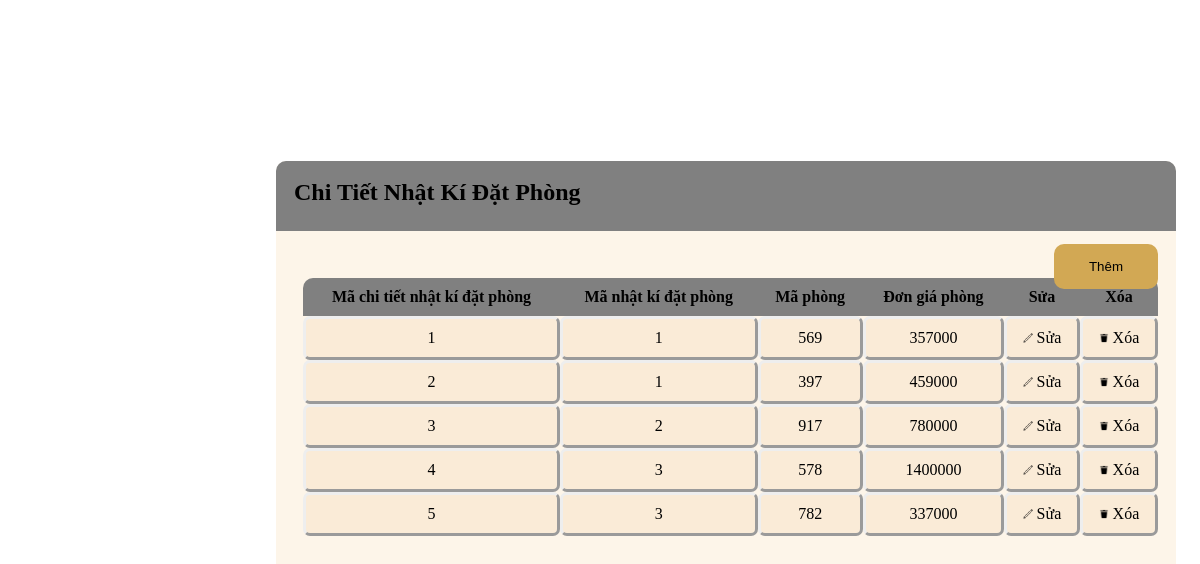
Screenshot of /quantri/admin/admin_ctnkdp.php with the database file from the repository.
### tables this page shows
CREATE TABLE CHITIETNHATKIDATPHONG (
MA_CTNKDP int NOT NULL AUTO_INCREMENT PRIMARY KEY,
MA_NKDP int,
MA_PHONG varchar(3),
TENPHONG varchar(30),
DONGIAPHONG INT,
FOREIGN KEY (MA_NKDP) REFERENCES NHATKIDATPHONG(MA_NKDP),
FOREIGN KEY (MA_PHONG) REFERENCES PHONG(MA_PHONG)
);

### quantri/admin/admin_ctnkdp.php (the view, shortened to what this page needs)
<?php
$link=new mysqli("localhost", "root","","khachsan");
$sql="select * from CHITIETNHATKIDATPHONG";
$result=$link->query($sql);
?>
    <div class="layout_danhmuc">
        <div class="danhmuc"><h2 style="margin: 2% 0 0 2%"> Chi Tiết Nhật Kí Đặt Phòng </h2>
        <a href="index_menu_admin.php?pid=29"><button>Thêm</button> </a>
<table>
    <tr>
<th style="border-radius: 10px 0 0 0">Mã chi tiết nhật kí đặt phòng</th>
<th> Mã nhật kí đặt phòng </th>
<th> Mã phòng </th>
<th> Đơn giá phòng </th>
<th> Sửa </th>
<th style="border-radius: 0 10px 0 0">Xóa</th>
</tr>
<?php
while ($row=$result->fetch_assoc())
{
 ?>
<tr align="center" >
    <td> <?php echo $row["MA_CTNKDP"];?> </td>
    <td> <?php echo $row["MA_NKDP"];?></td>
    <td><?php echo $row["MA_PHONG"];?></td>
    <td><?php echo $row["DONGIAPHONG"];?></td>
    <td><a href="index_menu_admin.php?pid=45&&MA_CTNKDP=<?php echo $row['MA_CTNKDP']; ?>"><img src="../img/icon/edit.png"  width="10px" height="10px"> Sửa</a></td>
    <td><a onclick="return confirm('Bạn có chắc chắn muốn xóa?');" href="control/ctrl_xoa_ctnkdp.php?ma_ctnkdp=<?php echo $row['MA_CTNKDP']; ?>"><img src="../img/icon/delete.png" width="10px" height="10px"> Xóa</a></td>
</tr>
<?php
 }
?>
</table>

### quantri/admin/admin_ctnkdp.php (style rules this page uses)
.layout_danhmuc { width: 75%; position: absolute; background-color: rgb(253, 245, 233); top:10%; right: 2%; height: 1450px; border-radius: 10px; }
.danhmuc { width: 100%; height: 70px; background-color: gray; border-radius: 10px 10px 0 0; position: absolute; top:0px; }
button { padding: 15px 35px; position: absolute; right: 2%; top: 83px; border: none; background-color: rgb(210, 168, 84); border-radius: 10px; cursor: pointer; }
table { width: 95%; margin: 8% 10% 0 3%; border-radius: 10px; border-spacing: 0; border-collapse: separate; top:10px; }
th { background-color: gray; padding: 10px; }
td { background-color:antiquewhite; border-style:outset; padding: 10px; border-radius: 7px; }
a { text-decoration: none; color: black; }

### rows the page displays
chitietnhatkidatphong: MA_CTNKDP "1", MA_NKDP "1", MA_PHONG "569", DONGIAPHONG "357000"
chitietnhatkidatphong: MA_CTNKDP "2", MA_NKDP "1", MA_PHONG "397", DONGIAPHONG "459000"
chitietnhatkidatphong: MA_CTNKDP "3", MA_NKDP "2", MA_PHONG "917", DONGIAPHONG "780000"
chitietnhatkidatphong: MA_CTNKDP "4", MA_NKDP "3", MA_PHONG "578", DONGIAPHONG "1400000"
chitietnhatkidatphong: MA_CTNKDP "5", MA_NKDP "3", MA_PHONG "782", DONGIAPHONG "337000"
